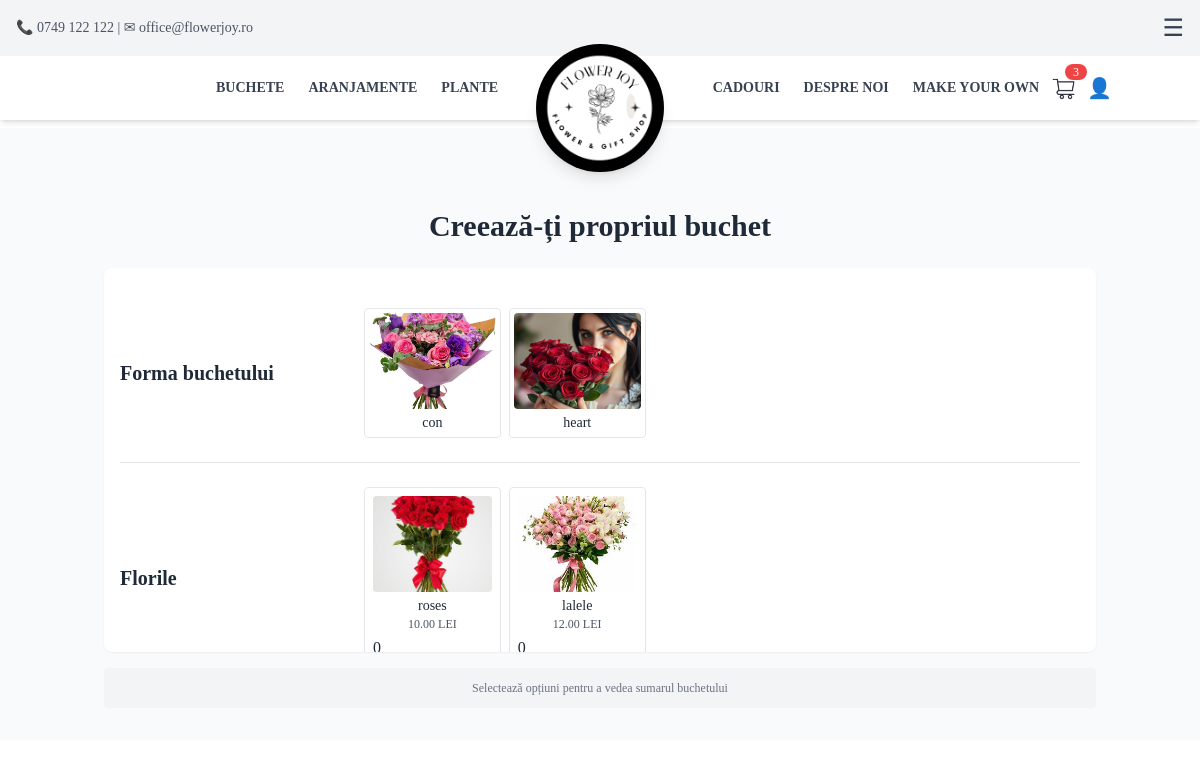
The app's page /custom-bouquet/ with its own data.
### App/models.py (models this page shows, shortened)
class BouquetShape(models.Model):
    name = models.CharField(max_length=100)
    image = models.ImageField(upload_to='bouquet_shapes/')

class Flower(models.Model):
    name = models.CharField(max_length=100)
    image = models.ImageField(upload_to='flowers/')
    price = models.DecimalField(max_digits=6, decimal_places=2)

### App/views.py (the view)
# urls.py: path('custom-bouquet/', custom_bouquet_builder, name='custom_bouquet_builder'),
def custom_bouquet_builder(request):
    shape = BouquetShape.objects.all()
    wrapping = WrappingPaper.objects.all()
    greenery = Greenery.objects.all()
    flower = Flower.objects.all()
    return render(request, "custom_bouquet_builder.html", {
            "shapes": shape,
            "wrappings": wrapping,
            "greens": greenery,
            "flowers": flower,
        })

### App/templates/partials/custom_bouquet_builder.html (shortened to what this page needs)
{% extends "base.html" %}
{% block content %}
<section class="py-8 bg-gray-50 mt-32">
    <div class="container mx-auto px-4">
        <h1 class="text-3xl font-bold mb-6 text-center text-primary mt-12">Creează-ți propriul buchet</h1>
        <form id="bouquet-form"
              hx-post="{% url 'create_custom_bouquet' %}"
              hx-target="#summary"
              hx-swap="innerHTML"
              hx-trigger="change, keyup delay:300ms from:input, select"
              class="space-y-6 bg-white p-4 rounded-lg shadow-sm overflow-y-auto max-h-96">
            <div class="grid grid-cols-12 gap-4 items-center">
                <h2 class="col-span-3 text-xl font-semibold text-secondary">Forma buchetului</h2>
                <div class="col-span-9 grid grid-cols-3 md:grid-cols-5 gap-2">
                    {% for shape in shapes %}
                        <label class="cursor-pointer border rounded p-1 hover:shadow transition peer-checked:bg-blue-100">
                            <img src="{{ shape.image.url }}" alt="{{ shape.name }}" class="w-full h-24 object-cover rounded">
                            <p class="text-center mt-1 text-sm font-medium">{{ shape.name }}</p>
                        </label>
                    {% endfor %}
                </div>
            </div>
            <hr>
            <div class="grid grid-cols-12 gap-4 items-center">
                <h2 class="col-span-3 text-xl font-semibold text-secondary">Florile</h2>
                <div class="col-span-9 grid grid-cols-3 md:grid-cols-5 gap-2">
                    {% for flower in flowers %}
                        <div class="border rounded p-2 hover:shadow transition">
                            <img src="{{ flower.image.url }}" alt="{{ flower.name }}" class="w-full h-24 object-cover rounded">
                            <div class="mt-1 text-center">
                                <p class="text-sm font-medium">{{ flower.name }}</p>
                                <p class="text-xs text-gray-600">{{ flower.price }} LEI</p>
                                <input type="number" name="flower_{{ flower.id }}" min="0" max="10" value="0"
                                       class="input input-bordered input-xs mt-1 w-full">
                            </div>
                        </div>
                    {% endfor %}
                </div>
            </div>
        </form>
        <div id="summary" class="mt-4 bg-gray-100 p-3 rounded">
            <div class="text-gray-500 text-xs text-center">Selectează opțiuni pentru a vedea sumarul buchetului</div>
        </div>
    </div>
</section>
{% endblock %}

### records on screen
BouquetShape: image (picture), name "con"
BouquetShape: image (picture), name "heart"
Flower: image (picture), name "roses", price "10.00"
Flower: image (picture), name "lalele", price "12.00"
